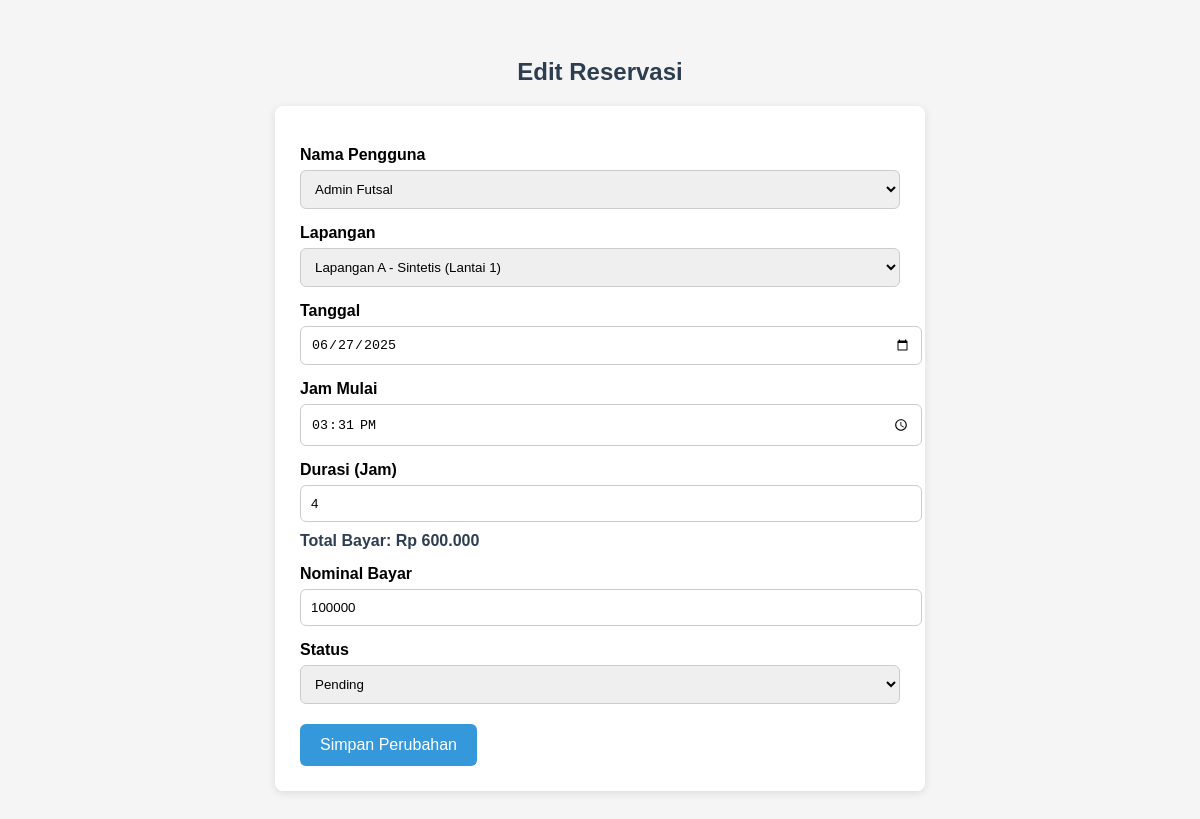
The page /edit.php?id=31 on the database its author committed.
### tables this page shows
CREATE TABLE `bookings` (
  `id` int(11) NOT NULL,
  `user_id` int(11) DEFAULT NULL,
  `tanggal` date DEFAULT NULL,
  `jam_mulai` time DEFAULT NULL,
  `durasi` int(11) DEFAULT NULL,
  `status` enum('pending','lunas','dibatalkan') DEFAULT 'pending',
  `created_at` timestamp NOT NULL DEFAULT current_timestamp(),
  `lapangan_id` int(11) DEFAULT NULL,
  `bookings` datetime DEFAULT current_timestamp(),
  `total_bayar` int(11) DEFAULT 0,
  `nominal_bayar` int(11) DEFAULT 0
);

CREATE TABLE `users` (
  `id` int(11) NOT NULL,
  `nama` varchar(100) DEFAULT NULL,
  `email` varchar(100) DEFAULT NULL,
  `password` varchar(255) DEFAULT NULL,
  `role` enum('admin','user') DEFAULT 'user',
  `created_at` timestamp NOT NULL DEFAULT current_timestamp()
);

CREATE TABLE `lapangan` (
  `id` int(11) NOT NULL,
  `nama` varchar(100) NOT NULL,
  `jenis` varchar(50) DEFAULT NULL,
  `lokasi` text DEFAULT NULL,
  `harga_per_jam` decimal(10,2) DEFAULT NULL,
  `status` enum('aktif','tidak_aktif') DEFAULT 'aktif',
  `created_at` timestamp NOT NULL DEFAULT current_timestamp()
);

### edit.php (the view, shortened to what this page needs)
<?php
include 'db.php';
$id = intval($_GET['id']);
$booking = $conn->query("SELECT * FROM bookings WHERE id = $id")->fetch_assoc();
$users = $conn->query("SELECT * FROM users ORDER BY nama");
$lapanganList = $conn->query("SELECT * FROM lapangan WHERE status = 'aktif'");
?>
<!DOCTYPE html>
<html>
<head>
</head>
<body>
<h2>Edit Reservasi</h2>
<form method="post">
    <label>Nama Pengguna</label>
    <select name="user_id" required>
        <?php
        mysqli_data_seek($users, 0);
        while ($u = $users->fetch_assoc()):
        ?>
            <option value="<?= $u['id']; ?>" <?= $booking['user_id'] == $u['id'] ? 'selected' : '' ?>>
                <?= $u['nama']; ?>
            </option>
        <?php endwhile; ?>
    </select>
    <label>Lapangan</label>
    <select name="lapangan_id" onchange="updateHarga()" required>
        <?php
        mysqli_data_seek($lapanganList, 0);
        while ($l = $lapanganList->fetch_assoc()):
        ?>
            <option value="<?= $l['id']; ?>" <?= $booking['lapangan_id'] == $l['id'] ? 'selected' : '' ?>>
                <?= $l['nama']; ?> - <?= $l['jenis']; ?> (<?= $l['lokasi']; ?>)
            </option>
        <?php endwhile; ?>
    </select>
    <label>Tanggal</label>
    <input type="date" name="tanggal" value="<?= $booking['tanggal']; ?>" required>
    <label>Jam Mulai</label>
    <input type="time" name="jam_mulai" value="<?= substr($booking['jam_mulai'], 0, 5); ?>" required>
    <label>Durasi (Jam)</label>
    <input type="number" name="durasi" min="1" value="<?= $booking['durasi']; ?>" onchange="updateHarga()" required>
    <div class="total">Total Bayar: <span id="total_bayar">
    </span></div>
    <label>Nominal Bayar</label>
    <input type="number" name="nominal_bayar" min="0" value="<?= $booking['nominal_bayar']; ?>" required>
    <label>Status</label>
    <select name="status" required>
        <option value="pending" <?= $booking['status'] == 'pending' ? 'selected' : '' ?>>Pending</option>
    </select>
    <button type="submit">Simpan Perubahan</button>
</form>
</body>
</html>

### edit.php (style rules this page uses)
body { font-family: Arial, sans-serif; background: #f5f5f5; padding: 30px; }
h2 { color: #2c3e50; text-align: center; }
form { max-width: 600px; margin: auto; background: white; padding: 25px; border-radius: 8px; box-shadow: 0 2px 8px rgba(0,0,0,0.1); }
label { display: block; margin-top: 15px; font-weight: bold; }
input, select { width: 100%; padding: 10px; margin-top: 6px; border: 1px solid #ccc; border-radius: 6px; }
.total { font-weight: bold; margin-top: 10px; color: #2c3e50; }
button { margin-top: 20px; background: #3498db; color: white; padding: 12px 20px; border: none; border-radius: 6px; font-size: 16px; cursor: pointer; }

### rows shown on the page
bookings: user_id "Admin Futsal", lapangan_id "Lapangan A - Sintetis (Lantai 1)", tanggal "06/27/2025", jam_mulai "15:31", durasi "4", nominal_bayar "100000", status "Pending"
